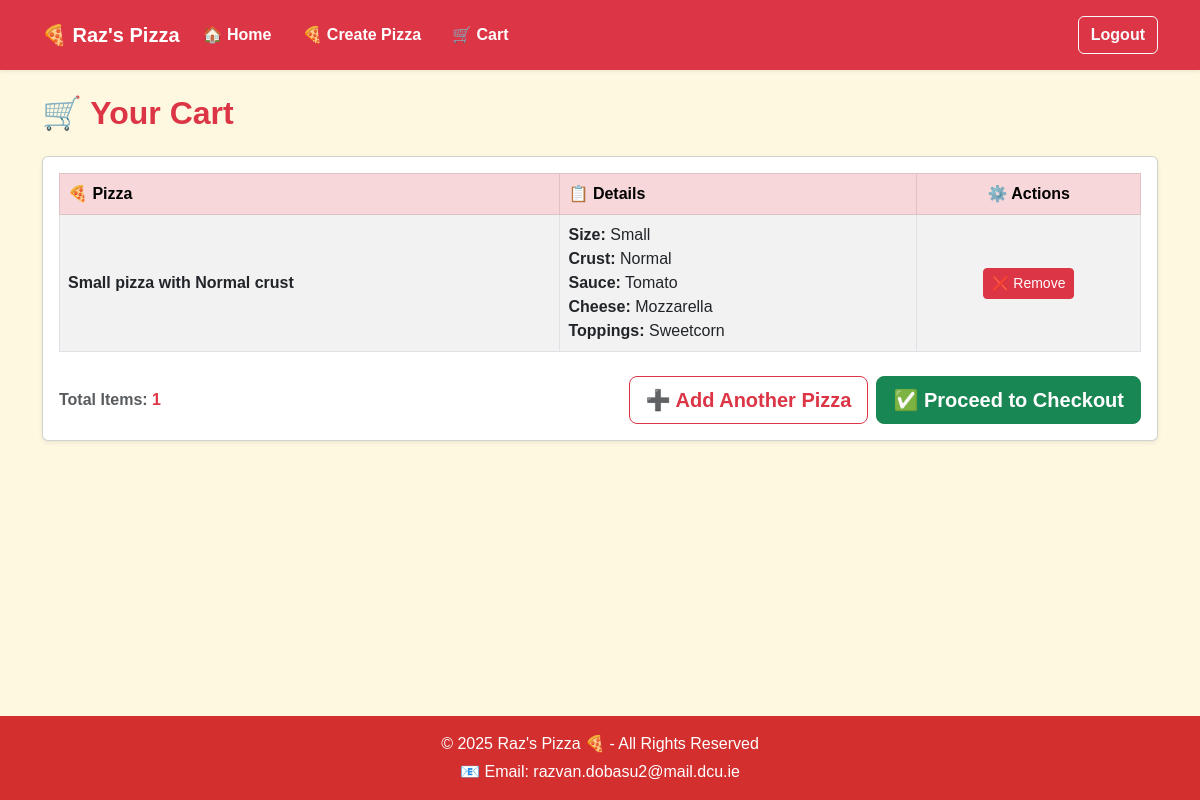
Page /cart/ (signed in) on the earlier database version.
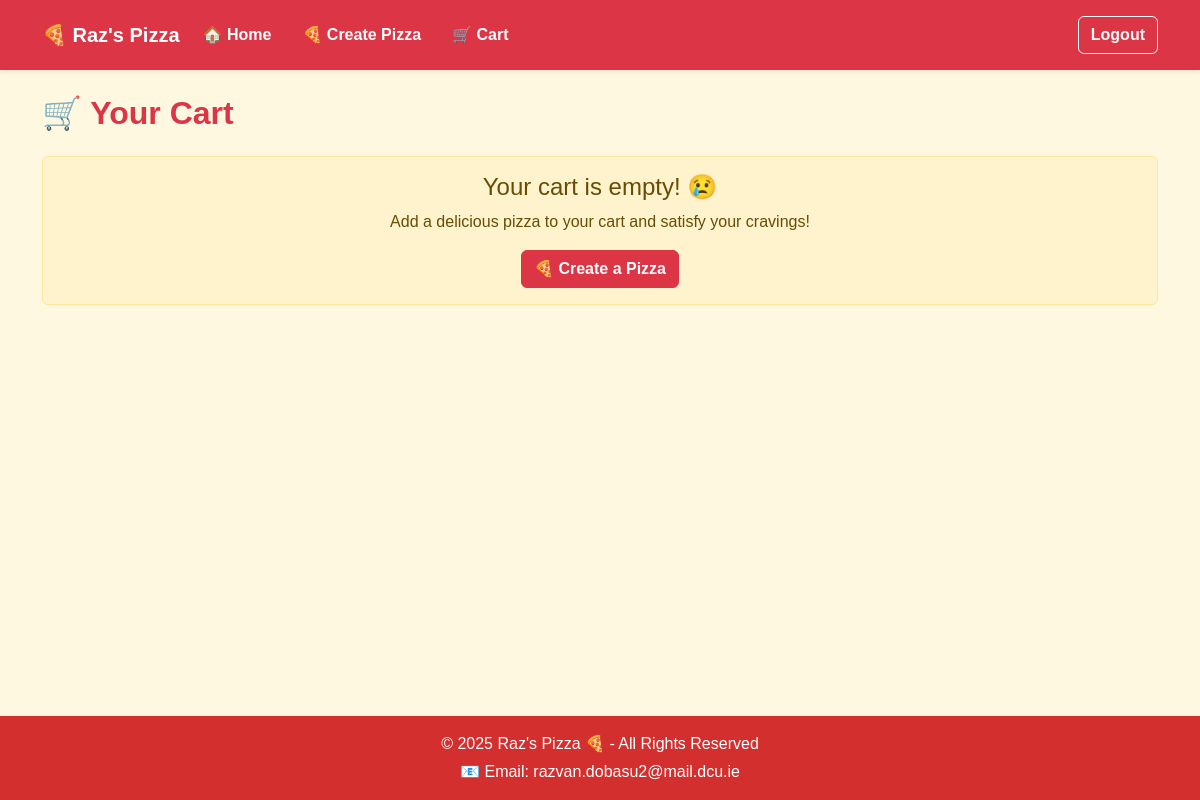
Same page on the later database version.
### mainapp/models.py (models this page shows, shortened)
class CartItem(models.Model):
    cart = models.ForeignKey(Cart, on_delete=models.CASCADE, related_name="items")
    pizza = models.ForeignKey(Pizza, on_delete=models.CASCADE)
    quantity = models.PositiveIntegerField(default=1)

class Pizza(models.Model):
    size = models.ForeignKey(Size, on_delete=models.CASCADE)
    crust = models.ForeignKey(CrustType, on_delete=models.CASCADE)
    sauce = models.ForeignKey(Sauce, on_delete=models.CASCADE)
    cheese = models.ForeignKey(Cheese, on_delete=models.CASCADE)
    toppings = models.ManyToManyField(Topping)
    def __str__(self):
        return f"{self.size} pizza with {self.crust} crust"

class Size(models.Model):
    name = models.CharField(max_length=50)
    def __str__(self):
        return self.name

class CrustType(models.Model):
    name = models.CharField(max_length=50)
    def __str__(self):
        return self.name

class Sauce(models.Model):
    name = models.CharField(max_length=50)
    def __str__(self):
        return self.name

class Cheese(models.Model):
    name = models.CharField(max_length=50)
    def __str__(self):
        return self.name

class Topping(models.Model):
    name = models.CharField(max_length=50)
    def __str__(self):
        return self.name

class Cart(models.Model):
    user = models.OneToOneField(User, on_delete=models.CASCADE)
    created_at = models.DateTimeField(auto_now_add=True)

### mainapp/views.py (the view)
# urls.py: path("cart/", views.view_cart, name="view_cart"),
@login_required
def view_cart(request):
    cart, created = Cart.objects.get_or_create(user=request.user)
    return render(request, "cart.html", {"cart": cart})

### mainapp/templates/cart.html (shortened to what this page needs)
{% extends "base.html" %}
{% block content %}
<div class="container mt-4">
  <h2 class="mb-4 text-danger fw-bold">🛒 Your Cart</h2>
  {% if cart.items.all %}
    <div class="card shadow-sm">
      <div class="card-body">
        <table class="table table-striped table-bordered align-middle">
          <thead class="table-danger">
            <tr>
              <th scope="col">🍕 Pizza</th>
              <th scope="col">📋 Details</th>
              <th scope="col" class="text-center">⚙️ Actions</th>
            </tr>
          </thead>
          <tbody>
            {% for item in cart.items.all %}
            <tr>
              <td class="fw-bold">{{ item.pizza }}</td>
              <td>
                <ul class="list-unstyled mb-0">
                  <li><strong>Size:</strong> {{ item.pizza.size }}</li>
                  <li><strong>Crust:</strong> {{ item.pizza.crust }}</li>
                  <li><strong>Sauce:</strong> {{ item.pizza.sauce }}</li>
                  <li><strong>Cheese:</strong> {{ item.pizza.cheese }}</li>
                  <li><strong>Toppings:</strong>
                    {% if item.pizza.toppings.all %}
                      {% for topping in item.pizza.toppings.all %}
                        {{ topping }}{% if not forloop.last %}, {% endif %}
                      {% endfor %}
                    {% else %}
                      None
                    {% endif %}
                  </li>
                </ul>
              </td>
              <td class="text-center">
                <form action="{% url 'remove_cart_item' item.id %}" method="post">
                  <button type="submit" class="btn btn-sm btn-danger">
                    ❌ Remove
                  </button>
                </form>
              </td>
            </tr>
            {% endfor %}
          </tbody>
        </table>
        <div class="mt-4 d-flex flex-column flex-md-row justify-content-between align-items-center">
          <p class="fw-bold text-muted mb-3 mb-md-0">
            Total Items: <span class="text-danger">{{ cart.items.all|length }}</span>
          </p>
          <div class="d-grid gap-2 d-md-flex">
            <a href="{% url 'create_pizza' %}" class="btn btn-outline-danger btn-lg fw-bold">
              ➕ Add Another Pizza
            </a>
            <a href="{% url 'checkout' %}" class="btn btn-success btn-lg fw-bold">
              ✅ Proceed to Checkout
            </a>
          </div>
        </div>
      </div>
    </div>
  {% else %}
    <div class="alert alert-warning text-center mt-4" role="alert">
      <h4 class="alert-heading">Your cart is empty! 😢</h4>
      <p>Add a delicious pizza to your cart and satisfy your cravings!</p>
      <a href="{% url 'create_pizza' %}" class="btn btn-danger fw-bold">🍕 Create a Pizza</a>
    </div>
  {% endif %}
</div>
{% endblock %}

Differences in the rows shown:
removed CartItem: pizza "Small pizza with Normal crust", pizza.size "Small", pizza.crust "Normal", pizza.sauce "Tomato", pizza.cheese "Mozzarella"
no longer on this page (row unchanged): Topping: name "Sweetcorn"
no longer on this page (row unchanged): Cart: items.all|length "1"
Other differences:
text no longer shown: "🍕 Pizza 📋 Details ⚙️ Actions Total Items: ➕ Add Another Pizza ✅ Proceed to Checkout"
text now shown: "Your cart is empty! 😢 Add a delicious pizza to your cart and satisfy your cravings! 🍕 Create a Pizza"
